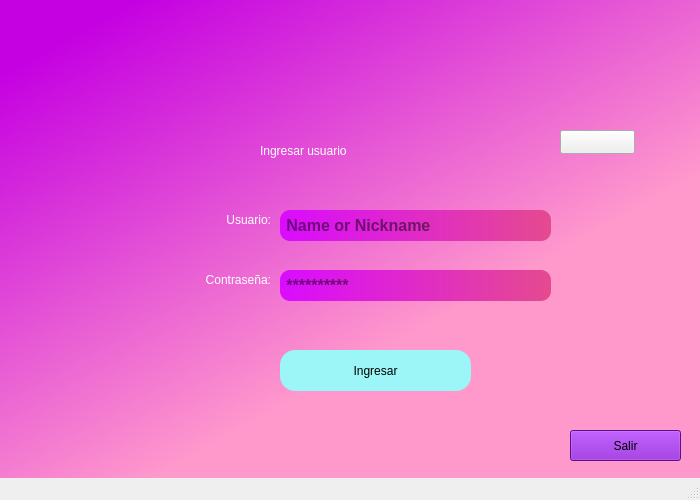
<?xml version="1.0" encoding="UTF-8"?>
<ui version="4.0">
 <class>MainWindow</class>
 <widget class="QMainWindow" name="MainWindow">
  <property name="geometry">
   <rect>
    <x>0</x>
    <y>0</y>
    <width>700</width>
    <height>500</height>
   </rect>
  </property>
  <property name="minimumSize">
   <size>
    <width>700</width>
    <height>500</height>
   </size>
  </property>
  <property name="maximumSize">
   <size>
    <width>700</width>
    <height>500</height>
   </size>
  </property>
  <property name="font">
   <font>
    <pointsize>19</pointsize>
    <strikeout>false</strikeout>
    <stylestrategy>PreferDefault</stylestrategy>
   </font>
  </property>
  <property name="windowTitle">
   <string>MainWindow</string>
  </property>
  <property name="styleSheet">
   <string notr="true">QWidget#centralwidget{
background-color: qlineargradient(spread:pad, x1:0.126, y1:0.0572727, x2:0.626429, y2:0.671, stop:0 rgba(197, 1, 225, 255), stop:1 rgba(255, 153, 204, 255));}

</string>
  </property>
  <widget class="QWidget" name="centralwidget">
   <widget class="QLabel" name="label_2">
    <property name="geometry">
     <rect>
      <x>260</x>
      <y>130</y>
      <width>211</width>
      <height>41</height>
     </rect>
    </property>
    <property name="styleSheet">
     <string notr="true">font: 16pt &quot;Monospac821 BT&quot;;
color: white;</string>
    </property>
    <property name="text">
     <string>Ingresar usuario</string>
    </property>
   </widget>
   <widget class="QLabel" name="label_3">
    <property name="geometry">
     <rect>
      <x>170</x>
      <y>210</y>
      <width>101</width>
      <height>21</height>
     </rect>
    </property>
    <property name="styleSheet">
     <string notr="true">font: 16pt &quot;Monospac821 BT&quot;;
color: white;</string>
    </property>
    <property name="text">
     <string>&lt;html&gt;&lt;head/&gt;&lt;body&gt;&lt;p align=&quot;right&quot;&gt;Usuario:&lt;/p&gt;&lt;/body&gt;&lt;/html&gt;</string>
    </property>
   </widget>
   <widget class="QLabel" name="label_4">
    <property name="geometry">
     <rect>
      <x>120</x>
      <y>270</y>
      <width>151</width>
      <height>21</height>
     </rect>
    </property>
    <property name="styleSheet">
     <string notr="true">font: 16pt &quot;Monospac821 BT&quot;;
color: white;</string>
    </property>
    <property name="text">
     <string>&lt;html&gt;&lt;head/&gt;&lt;body&gt;&lt;p align=&quot;right&quot;&gt;Contraseña:&lt;/p&gt;&lt;/body&gt;&lt;/html&gt;</string>
    </property>
   </widget>
   <widget class="QLineEdit" name="lineEdit_3">
    <property name="geometry">
     <rect>
      <x>280</x>
      <y>270</y>
      <width>271</width>
      <height>31</height>
     </rect>
    </property>
    <property name="font">
     <font>
      <pointsize>12</pointsize>
      <bold>true</bold>
     </font>
    </property>
    <property name="tabletTracking">
     <bool>false</bool>
    </property>
    <property name="toolTipDuration">
     <number>-1</number>
    </property>
    <property name="styleSheet">
     <string notr="true">border-radius:10px;
background-color: qlineargradient(spread:pad, x1:0, y1:0, x2:1, y2:0, stop:0 rgba(218, 11, 255, 255), stop:0.994505 rgba(229, 74, 144, 255));</string>
    </property>
    <property name="echoMode">
     <enum>QLineEdit::EchoMode::Password</enum>
    </property>
    <property name="placeholderText">
     <string> **********</string>
    </property>
   </widget>
   <widget class="QLineEdit" name="lineEdit_4">
    <property name="geometry">
     <rect>
      <x>280</x>
      <y>210</y>
      <width>271</width>
      <height>31</height>
     </rect>
    </property>
    <property name="font">
     <font>
      <pointsize>12</pointsize>
      <bold>true</bold>
      <stylestrategy>PreferAntialias</stylestrategy>
     </font>
    </property>
    <property name="cursor">
     <cursorShape>IBeamCursor</cursorShape>
    </property>
    <property name="tabletTracking">
     <bool>false</bool>
    </property>
    <property name="styleSheet">
     <string notr="true">border-radius:10px;
background-color: qlineargradient(spread:pad, x1:0, y1:0, x2:1, y2:0, stop:0 rgba(218, 11, 255, 255), stop:0.994505 rgba(229, 74, 144, 255));</string>
    </property>
    <property name="placeholderText">
     <string> Name or Nickname</string>
    </property>
   </widget>
   <widget class="QPushButton" name="pushButton_2">
    <property name="geometry">
     <rect>
      <x>570</x>
      <y>430</y>
      <width>111</width>
      <height>31</height>
     </rect>
    </property>
    <property name="styleSheet">
     <string notr="true">font: 700 11pt &quot;Segoe UI Variable Display&quot;;
background-color: rgb(130, 15, 200);</string>
    </property>
    <property name="text">
     <string>Salir</string>
    </property>
   </widget>
   <widget class="QPushButton" name="pushButton">
    <property name="geometry">
     <rect>
      <x>280</x>
      <y>350</y>
      <width>191</width>
      <height>41</height>
     </rect>
    </property>
    <property name="styleSheet">
     <string notr="true">border-radius:15;
font: 14pt  &quot;Monospac821 BT&quot;;
background-color: rgb(156, 245, 247);
color: black;</string>
    </property>
    <property name="text">
     <string>Ingresar</string>
    </property>
   </widget>
   <widget class="QLabel" name="label_5">
    <property name="geometry">
     <rect>
      <x>260</x>
      <y>310</y>
      <width>231</width>
      <height>16</height>
     </rect>
    </property>
    <property name="styleSheet">
     <string notr="true">font: 11pt &quot;Swis721 Cn BT&quot;;
color: red;</string>
    </property>
    <property name="text">
     <string/>
    </property>
   </widget>
   <widget class="QLabel" name="label">
    <property name="geometry">
     <rect>
      <x>310</x>
      <y>30</y>
      <width>121</width>
      <height>71</height>
     </rect>
    </property>
    <property name="text">
     <string/>
    </property>
    <property name="pixmap">
     <pixmap>logoNext.png</pixmap>
    </property>
    <property name="scaledContents">
     <bool>true</bool>
    </property>
   </widget>
   <widget class="QPushButton" name="pushButton_3">
    <property name="geometry">
     <rect>
      <x>560</x>
      <y>130</y>
      <width>75</width>
      <height>24</height>
     </rect>
    </property>
    <property name="text">
     <string/>
    </property>
    <property name="icon">
     <iconset resource="resource.qrc">
      <normaloff>:/iconos/group-48.ico</normaloff>:/iconos/group-48.ico</iconset>
    </property>
   </widget>
  </widget>
  <widget class="QMenuBar" name="menubar">
   <property name="geometry">
    <rect>
     <x>0</x>
     <y>0</y>
     <width>700</width>
     <height>33</height>
    </rect>
   </property>
  </widget>
  <widget class="QStatusBar" name="statusbar"/>
 </widget>
 <resources>
  <include location="resource.qrc"/>
 </resources>
 <connections/>
</ui>
